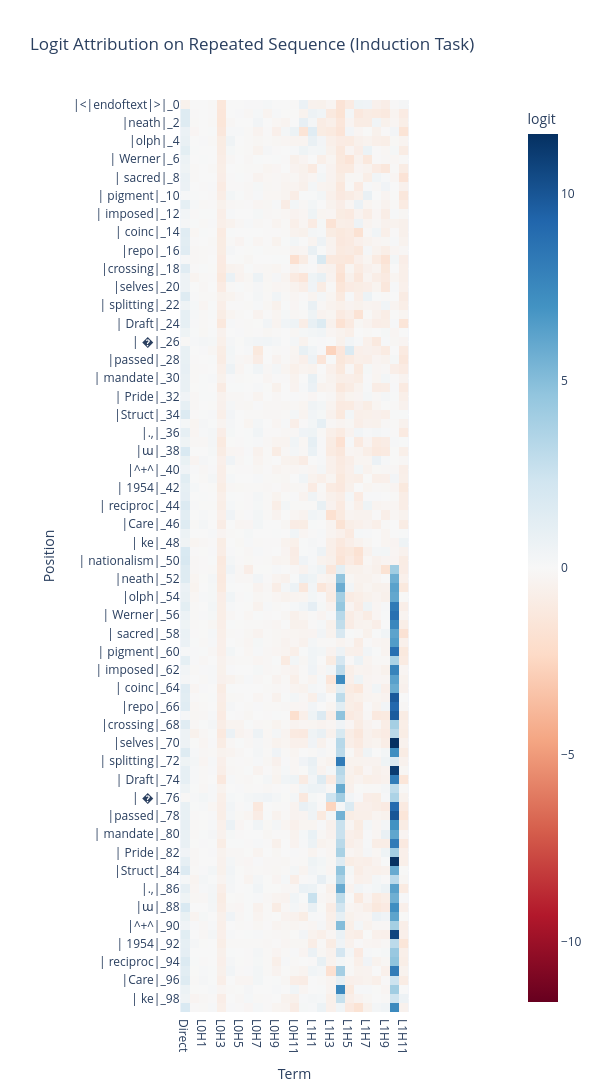
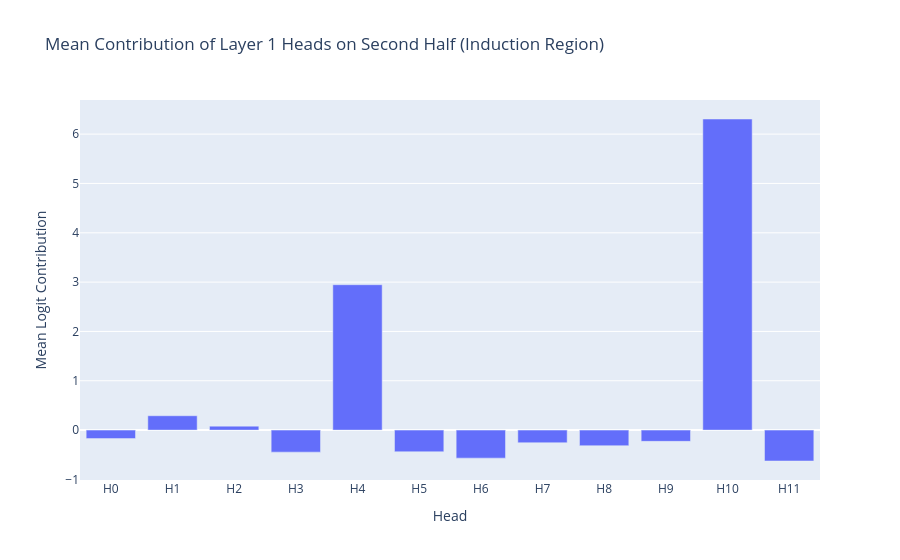
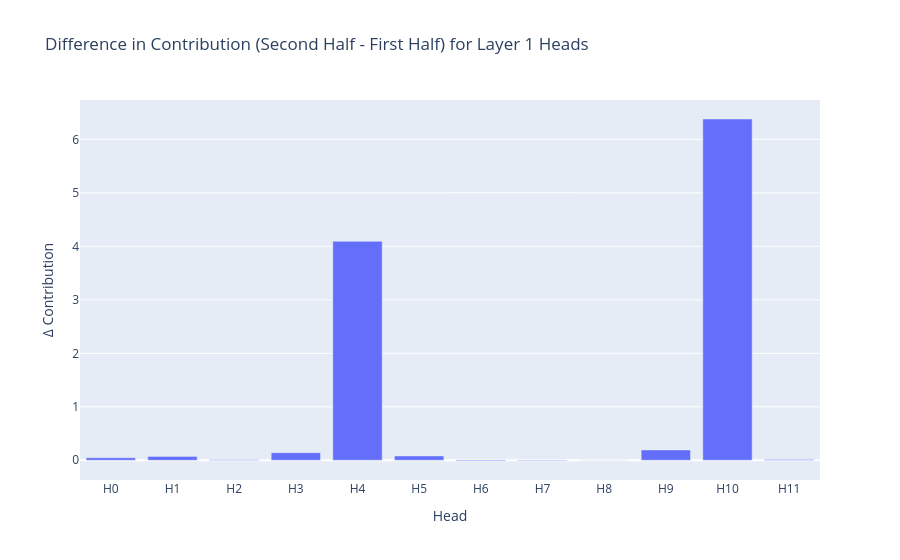
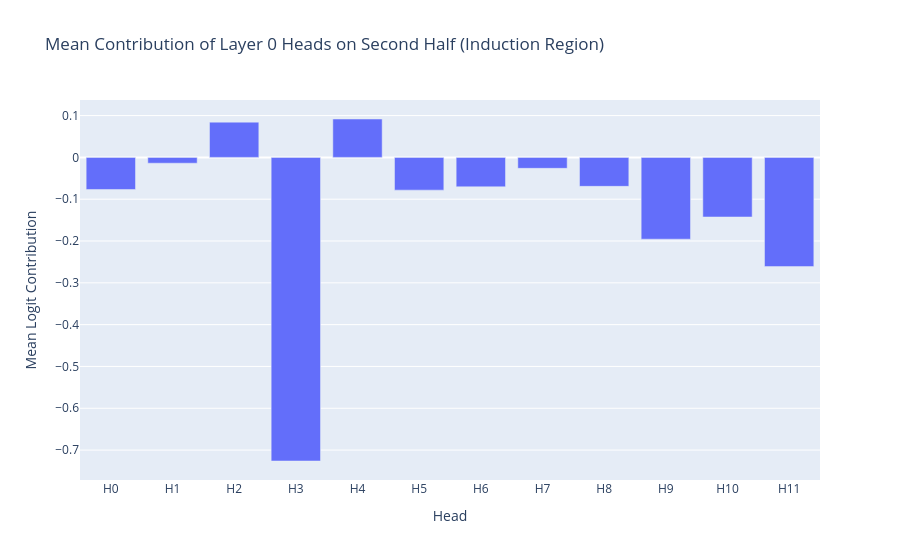

Write notebook code for charts like these, in order.
### Markdown cell above
### Exercise - interpret logit attribution for the induction heads

Perform logit attribution for your attention-only model `model`, on the `rep_cache`. What do you expect to see?

### Code cell
# YOUR CODE HERE - plot logit attribution for the induction sequence (i.e. using `rep_tokens` and `rep_cache`), and
# interpret the results.

# Run the model on repeated tokens to get cache
seq_len = 50
rep_tokens = generate_repeated_tokens(model, seq_len, batch_size=1)
rep_logits, rep_cache = model.run_with_cache(rep_tokens, remove_batch_dim=True)

# Get the necessary components from cache
embed = rep_cache["embed"]
l1_results = rep_cache["result", 0]
l2_results = rep_cache["result", 1]

# Calculate logit attribution
logit_attr = logit_attribution(embed, l1_results, l2_results, model.W_U, rep_tokens.squeeze())

# Plot the results
plot_logit_attribution(
    model, 
    logit_attr, 
    rep_tokens, 
    title="Logit Attribution on Repeated Sequence (Induction Task)"
)

# Also print summary statistics to better understand the results
print("\n" + "="*80)
print("SUMMARY STATISTICS")
print("="*80)

# Calculate mean contributions for different parts of the sequence
seq_len = 50
direct_contrib = logit_attr[:, 0]  # Direct path
l0_contrib = logit_attr[:, 1:13]   # Layer 0 heads (assuming 12 heads)
l1_contrib = logit_attr[:, 13:25]  # Layer 1 heads

print(f"\nFirst half (positions 0-{seq_len-1}):")
print(f"  Direct path mean: {direct_contrib[:seq_len].mean().item():.3f}")
print(f"  Layer 0 heads mean: {l0_contrib[:seq_len].mean().item():.3f}")
print(f"  Layer 1 heads mean: {l1_contrib[:seq_len].mean().item():.3f}")

print(f"\nSecond half (positions {seq_len}-{2*seq_len-1}):")
print(f"  Direct path mean: {direct_contrib[seq_len:].mean().item():.3f}")
print(f"  Layer 0 heads mean: {l0_contrib[seq_len:].mean().item():.3f}")
print(f"  Layer 1 heads mean: {l1_contrib[seq_len:].mean().item():.3f}")

# Find which heads contribute most in the second half
print(f"\nTop 5 heads in second half (by mean contribution):")
head_contributions = {}
for head_idx in range(model.cfg.n_heads):
    head_contributions[f"L0H{head_idx}"] = l0_contrib[seq_len:, head_idx].mean().item()
    head_contributions[f"L1H{head_idx}"] = l1_contrib[seq_len:, head_idx].mean().item()

sorted_heads = sorted(head_contributions.items(), key=lambda x: x[1], reverse=True)
for head_name, contrib in sorted_heads[:5]:
    print(f"  {head_name}: {contrib:.3f}")

# Visualize individual head contributions for layer 1 (where induction heads typically are)
# Move tensors to CPU for plotting
l1_contrib_cpu = l1_contrib[seq_len:].mean(axis=0).cpu()
fig = px.bar(
    x=[f"H{h}" for h in range(model.cfg.n_heads)],
    y=l1_contrib_cpu.numpy(),
    title="Mean Contribution of Layer 1 Heads on Second Half (Induction Region)",
    labels={"x": "Head", "y": "Mean Logit Contribution"}
)
fig.show()

# Also show the difference between first and second half for layer 1 heads
difference = (l1_contrib[seq_len:].mean(axis=0) - l1_contrib[:seq_len].mean(axis=0)).cpu()

fig2 = px.bar(
    x=[f"H{h}" for h in range(model.cfg.n_heads)],
    y=difference.numpy(),
    title="Difference in Contribution (Second Half - First Half) for Layer 1 Heads",
    labels={"x": "Head", "y": "Δ Contribution"}
)
fig2.show()

# Also visualize layer 0 heads for comparison
l0_contrib_cpu = l0_contrib[seq_len:].mean(axis=0).cpu()
fig3 = px.bar(
    x=[f"H{h}" for h in range(model.cfg.n_heads)],
    y=l0_contrib_cpu.numpy(),
    title="Mean Contribution of Layer 0 Heads on Second Half (Induction Region)",
    labels={"x": "Head", "y": "Mean Logit Contribution"}
)
fig3.show()

### Figure 1 — Plotly figure (JSON) as saved in the notebook; plotly's stock layout.template omitted (floating-point values rounded to 4 significant figures; data arrays with more than 128 entries replaced by an {"elided": "..."} marker saying what was removed)
{"data": [{"coloraxis": "coloraxis", "hovertemplate": "Term: %{x}<br>Position: %{y}<br>logit: %{z}<extra></extra>", "name": "0", "type": "heatmap", "x": ["Direct", "L0H0", "L0H1", "L0H2", "L0H3", "L0H4", "L0H5", "L0H6", "L0H7", "L0H8", "L0H9", "L0H10", "L0H11", "L1H0", "L1H1", "L1H2", "L1H3", "L1H4", "L1H5", "L1H6", "L1H7", "L1H8", "L1H9", "L1H10", "L1H11"], "xaxis": "x", "y": ["|<|endoftext|>|_0", "| DEAL|_1", "|neath|_2", "|{};|_3", "|olph|_4", "| pictured|_5", "| Werner|_6", "|Configuration|_7", "| sacred|_8", "| promote|_9", "| pigment|_10", "| Constitution|_11", "| imposed|_12", "|Win|_13", "| coinc|_14", "| embarrassing|_15", "|repo|_16", "| PPI|_17", "|crossing|_18", "| millennium|_19", "|selves|_20", "|technology|_21", "| splitting|_22", "| ii|_23", "| Draft|_24", "|ographies|_25", "| �|_26", "|.\\|_27", "|passed|_28", "|develop|_29", "| mandate|_30", "| RNA|_31", "| Pride|_32", "| binary|_33", "|Struct|_34", "|International|_35", "|.,|_36", "| LU|_37", "|ա|_38", "|debian|_39", "|^+^|_40", "| kh|_41", "| 1954|_42", "| integrates|_43", "| reciproc|_44", "| multipl|_45", "|Care|_46", "|acillus|_47", "| ke|_48", "| já|_49", "| nationalism|_50", "| DEAL|_51", "|neath|_52", "|{};|_53", "|olph|_54", "| pictured|_55", "| Werner|_56", "|Configuration|_57", "| sacred|_58", "| promote|_59", "| pigment|_60", "| Constitution|_61", "| imposed|_62", "|Win|_63", "| coinc|_64", "| embarrassing|_65", "|repo|_66", "| PPI|_67", "|crossing|_68", "| millennium|_69", "|selves|_70", "|technology|_71", "| splitting|_72", "| ii|_73", "| Draft|_74", "|ographies|_75", "| �|_76", "|.\\|_77", "|passed|_78", "|develop|_79", "| mandate|_80", "| RNA|_81", "| Pride|_82", "| binary|_83", "|Struct|_84", "|International|_85", "|.,|_86", "| LU|_87", "|ա|_88", "|debian|_89", "|^+^|_90", "| kh|_91", "| 1954|_92", "| integrates|_93", "| reciproc|_94", "| multipl|_95", "|Care|_96", "|acillus|_97", "| ke|_98", "| já|_99"], "yaxis": "y", "z": {"elided": "100x25 float values"}}], "layout": {"coloraxis": {"cmid": 0, "colorbar": {"title": {"text": "logit"}}, "colorscale": [[0, "rgb(103,0,31)"], [0.1, "rgb(178,24,43)"], [0.2, "rgb(214,96,77)"], [0.3, "rgb(244,165,130)"], [0.4, "rgb(253,219,199)"], [0.5, "rgb(247,247,247)"], [0.6, "rgb(209,229,240)"], [0.7, "rgb(146,197,222)"], [0.8, "rgb(67,147,195)"], [0.9, "rgb(33,102,172)"], [1, "rgb(5,48,97)"]]}, "height": 1630, "title": {"text": "Logit Attribution on Repeated Sequence (Induction Task)"}, "width": 600, "xaxis": {"anchor": "y", "constrain": "domain", "domain": [0, 1], "scaleanchor": "y", "title": {"text": "Term"}}, "yaxis": {"anchor": "x", "autorange": "reversed", "constrain": "domain", "domain": [0, 1], "title": {"text": "Position"}}}}

### Figure 2 — Plotly figure (JSON) as saved in the notebook; plotly's stock layout.template omitted (floating-point values rounded to 4 significant figures)
{"data": [{"alignmentgroup": "True", "hovertemplate": "Head=%{x}<br>Mean Logit Contribution=%{y}<extra></extra>", "legendgroup": "", "marker": {"color": "#636efa", "pattern": {"shape": ""}}, "name": "", "offsetgroup": "", "orientation": "v", "showlegend": false, "textposition": "auto", "type": "bar", "x": ["H0", "H1", "H2", "H3", "H4", "H5", "H6", "H7", "H8", "H9", "H10", "H11"], "xaxis": "x", "y": [-0.1718, 0.2912, 0.08061, -0.4463, 2.947, -0.4386, -0.5682, -0.256, -0.3157, -0.2282, 6.307, -0.6262], "yaxis": "y"}], "layout": {"barmode": "relative", "legend": {"tracegroupgap": 0}, "title": {"text": "Mean Contribution of Layer 1 Heads on Second Half (Induction Region)"}, "xaxis": {"anchor": "y", "domain": [0, 1], "title": {"text": "Head"}}, "yaxis": {"anchor": "x", "domain": [0, 1], "title": {"text": "Mean Logit Contribution"}}}}

### Figure 3 — Plotly figure (JSON) as saved in the notebook; plotly's stock layout.template omitted (floating-point values rounded to 4 significant figures)
{"data": [{"alignmentgroup": "True", "hovertemplate": "Head=%{x}<br>Δ Contribution=%{y}<extra></extra>", "legendgroup": "", "marker": {"color": "#636efa", "pattern": {"shape": ""}}, "name": "", "offsetgroup": "", "orientation": "v", "showlegend": false, "textposition": "auto", "type": "bar", "x": ["H0", "H1", "H2", "H3", "H4", "H5", "H6", "H7", "H8", "H9", "H10", "H11"], "xaxis": "x", "y": [0.04785, 0.07272, 0.01123, 0.1414, 4.093, 0.08156, -0.01356, -0.007323, 0.0002686, 0.1936, 6.381, 0.01652], "yaxis": "y"}], "layout": {"barmode": "relative", "legend": {"tracegroupgap": 0}, "title": {"text": "Difference in Contribution (Second Half - First Half) for Layer 1 Heads"}, "xaxis": {"anchor": "y", "domain": [0, 1], "title": {"text": "Head"}}, "yaxis": {"anchor": "x", "domain": [0, 1], "title": {"text": "Δ Contribution"}}}}

### Figure 4 — Plotly figure (JSON) as saved in the notebook; plotly's stock layout.template omitted (floating-point values rounded to 4 significant figures)
{"data": [{"alignmentgroup": "True", "hovertemplate": "Head=%{x}<br>Mean Logit Contribution=%{y}<extra></extra>", "legendgroup": "", "marker": {"color": "#636efa", "pattern": {"shape": ""}}, "name": "", "offsetgroup": "", "orientation": "v", "showlegend": false, "textposition": "auto", "type": "bar", "x": ["H0", "H1", "H2", "H3", "H4", "H5", "H6", "H7", "H8", "H9", "H10", "H11"], "xaxis": "x", "y": [-0.07678, -0.01394, 0.08432, -0.7261, 0.09179, -0.07831, -0.07035, -0.02619, -0.06928, -0.1956, -0.1426, -0.2612], "yaxis": "y"}], "layout": {"barmode": "relative", "legend": {"tracegroupgap": 0}, "title": {"text": "Mean Contribution of Layer 0 Heads on Second Half (Induction Region)"}, "xaxis": {"anchor": "y", "domain": [0, 1], "title": {"text": "Head"}}, "yaxis": {"anchor": "x", "domain": [0, 1], "title": {"text": "Mean Logit Contribution"}}}}
